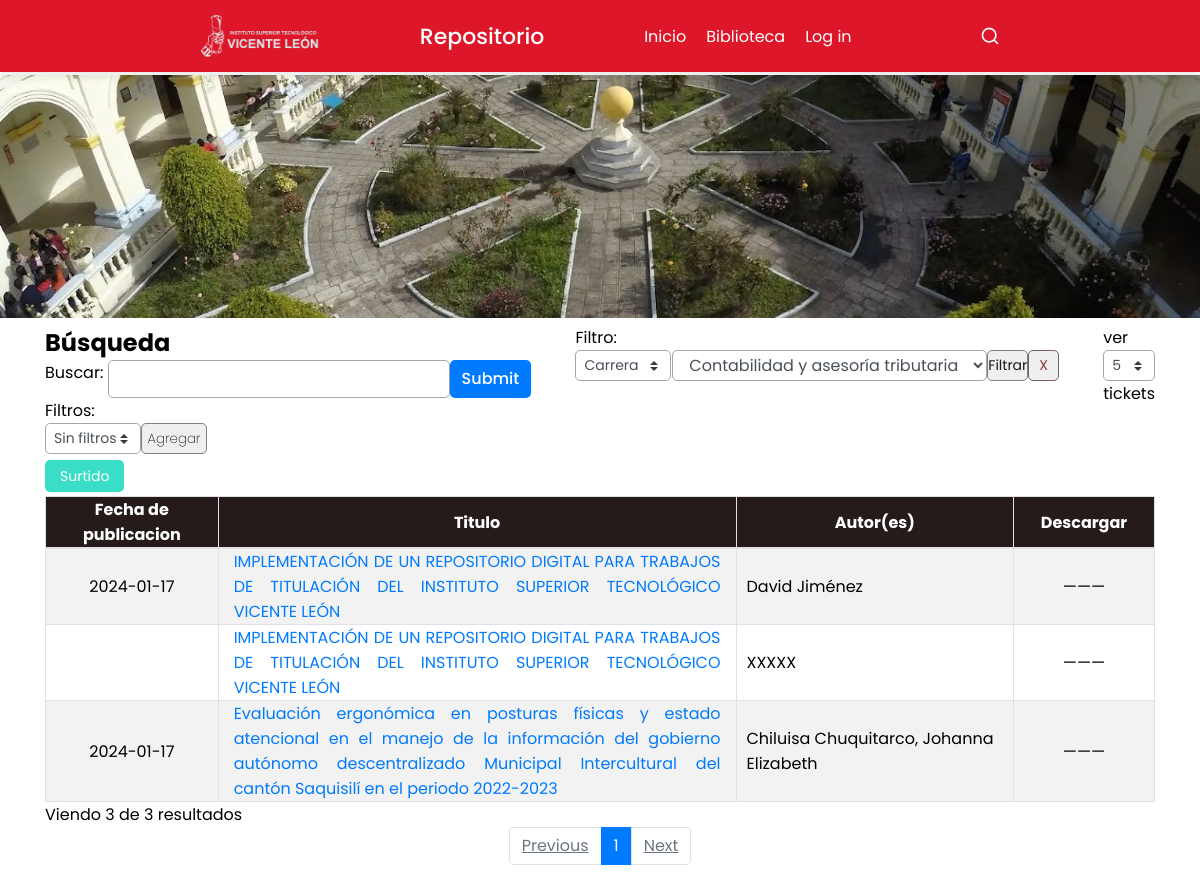
The page /search?item1=Contabilidad y asesoría tributaria on the database its author committed.
### tables this page shows
CREATE TABLE `acaautor` (
  `autor_cod_autor` int(11) NOT NULL,
  `autor_nom_autor` varchar(100) NOT NULL,
  `autor_cod_projc` int(11) NOT NULL,
  `autor_cod_tutor` int(11) NOT NULL
);

CREATE TABLE `acaprojc` (
  `projc_cod_projc` int(11) NOT NULL,
  `projc_mat_projc` varchar(50) NOT NULL,
  `projc_tit_projc` varchar(200) NOT NULL,
  `projc_fec_projc` date NOT NULL,
  `projc_ubi_projc` varchar(200) NOT NULL,
  `projc_rem_projc` text NOT NULL,
  `projc_fil_projc` text NOT NULL,
  `projc_cod_colec` int(11) NOT NULL
);

### search.php (the view, shortened to what this page needs)
<?php
require_once('./database/searcher.php');
require_once('./header.php');
?>
        <br><br><br>
        <banner>
            <div>
                <img src="./images/banner-istvl.jpg" alt="">
            </div>
        </banner>
    <?php
        if(!isset($_REQUEST['assortment'])){
    ?>
        <div class="container">
            <div style="display:flex;justify-content:space-between;flex-wrap:wrap">
                <div>
                    <form action="./search" method="GET" id="usrform">
                        <h2>Búsqueda</h2>
                        <div class="submit-btn" style="display: flex;">
                            <label>Buscar:&nbsp;</label>
                            <div><input autocomplete="off" type="text" id="seeker" name="seeker" value="<?=$seeker?>" class="form-control" form="usrform"></div><input type="submit" class="btn btn-save" form="usrform">
                        </div>
                    </form>
                    <form action="./search" method="GET" id="filform">
                        <label>Filtros:&nbsp;&nbsp;&nbsp;&nbsp;&nbsp;&nbsp;&nbsp;&nbsp;&nbsp;&nbsp;&nbsp;&nbsp;&nbsp;
                            <div style="display:flex;padding-bottom:9px">
                                <select name="selecciones" id="selecciones" class="custom-select form-control form-control-sm" style="width:6rem">
                                    <?php
                                    $items=['Sin filtros','Carrera','Autor','Fecha'];
                                    for ($i=0; $i < 4; $i++) {
                                            echo "<option value='$items[$i]'>$items[$i]</option>";
                                    }
                                    ?>
                                </select>
                                <div style="display:flex;">
                                    <button type="submit">Agregar</button>
                                </div>
                            </div>
                            <a class="btn-save" href="./search?assortment">Surtido</a>
                        </label>
                    </form>
                </div>
                <div>
                    <div style="max-width:300">
                        <?php if(!empty($career)){?>
                            <div style="display: flex">
                                <label>Filtro:&nbsp;&nbsp;&nbsp;&nbsp;&nbsp;&nbsp;&nbsp;&nbsp;&nbsp;&nbsp;&nbsp;&nbsp;&nbsp;
                                    <select name="selecciones" id="selecciones" class="custom-select form-control form-control-sm" style="width:6rem">
                                        <option value="item">Carrera</option>
                                    </select>
                                </label>
                                <label>&nbsp;
                                    <div style="display: flex">
                                    <?php
                                        echo "<select name='item1' id='item1' class='form-control' form='usrform'>";
                                            if(!empty($career)){
                                                echo "<option value='$career'>$career</option>";
                                            }else{
                                                echo "<option value=''>--Eligir opciones--</option>";
                                            }
                                        echo "</select><input type='submit' class='btn-filter' value='Filtrar' form='usrform'>
                                        <input type='submit' class='btn-dl-filter' value='X' id='deleteCareer' style='padding-left:10px;padding-right:10px' form='usrform'>";
                                    ?>
                                    </div>
                                </label>
                            </div>
                        <?php }?>
                    </div>
                </div>
                <div class="dataTables_length" id="tablaUsuarios_length">
                    <label>ver
                        <select name="limit" aria-controls="tablaUsuarios" class="custom-select custom-select-sm form-control form-control-sm" form="usrform">
                            <option value="5">5</option>
                        </select>tickets
                    </label>
                </div>
            </div>
            <table class="table-striped table-bordered dataTable no-footer" style="width: 100%;">
                <thead class="sorting" style="background: #251b1b;color: white;">
                    <tr role="row"><th tabindex="0" style="width: 107px;height:30px">Fecha de publicacion</th>
                    <th tabindex="0" style="width: 321px;">Titulo</th>
                    <th tabindex="0" style="width: 172px;">Autor(es)</th>
                    <th tabindex="0" style="width: 86px;">Descargar</th>
                </thead>
                <tbody>
                <?php
                    $registros=0;
                    foreach($resultOptions as $libreria){
                ?>
                        <tr>
                            <?php $foo=date("Y-m-d", strtotime($libreria['projc_fec_projc']))?>
                            <td><?=stickout_phrase((strpos($foo,'-0001-11-30') !== false)?"":date("Y-m-d", strtotime($libreria['projc_fec_projc'])),$seeker);?></td>
                            <td>
                                <a href='handler?id=<?=$libreria['projc_cod_projc']?>'><?=stickout_phrase($libreria['projc_tit_projc'],$seeker);?></a>
                                <br>
                            </td>
                            <td><?=stickout_phrase($libreria['autor_nom_autor'],$seeker);?></td>
                            <td class="download-post download-posts">
                                <?php
                                $archivo=str_replace('..','.',$libreria['projc_fil_projc']);
                                echo (file_exists($archivo))?"<a target='_blank' href='$archivo'><i class='fa-solid fa-eye'></i></a> <a href='$archivo' download='".str_replace('./files/','',$archivo)."'><i class='fa-solid fa-circle-down'></i></a>":"———";
                                ?>
                            </td>
                        </tr>
                <?php
                    $registros++;
                    }
                ?>
                </tbody>
            </table>
            <div class="dataTables_info">Viendo <?=$registros;?> de <?=$totalregistros;?> resultados</div>
            <div class="dataTables_paginate" style="display: flex;justify-content: center;">
                <ul class="pagination" id="pagsearch" style="display: flex;flex-wrap: wrap;">
            </div>
        <br><br><br><br>
        <?php
        }
        ?>
    </body>
</html>

### css/formain.css (style rules this page uses)
* { margin: 0; padding: 0; box-sizing: border-box; font-family: "Poppins", sans-serif; }
body { background: #fff; }
banner div img { width:calc(100%); min-width: 103px; background-size: cover; margin: auto; }
label { display: inline-block; margin-bottom: .5rem }
table tbody tr td a { color:#007bff; text-decoration:none; background-color:transparent }
.custom-select { padding:.375rem 1.75rem .375rem .75rem; line-height:1; color:#495057; appearance:none; -webkit-appearance:none; -moz-appearance:none; }
table { border-collapse:collapse; overflow-x:auto; -webkit-overflow-scrolling:touch; }
.table-bordered { border:1px solid #dee2e6 }
.table-bordered td,.table-bordered th { border:1px solid #dee2e6 }
.table-bordered thead td,.table-bordered thead th { border-bottom-width:2px }
.table-striped tbody tr:nth-of-type(odd) { background-color:rgba(0,0,0,.05) }
.table-striped tbody tr td:first-child { text-align: center; }
.table-striped tbody tr td:nth-child(2) { text-align: justify; padding: 0 15px 0 15px; }
.table-striped tbody tr td:nth-child(3) { padding-left: 10px; }
.table-striped tbody tr td:nth-child(4) { text-align: center; }
.pagination { display:-ms-flexbox; display:flex; padding-left:0; list-style:none; border-radius:.25rem }
form[id=filform] .btn-save { border: none; outline: none; font-size: 14px; padding: 6px 15px; border-radius: 5px; text-decoration: none; color: #fff; background: #3addc7; cursor: pointer; }
.form-control { display:block; width:100%; height:calc(1.5em + .75rem + 2px); padding: 0 .75rem; font-size:1rem; font-weight:400; line-height:1.5; color:#495057; background-color:#fff; background-clip:padding-box; border:1px solid #ced4da; border-radius:.25rem; transition:border-color .15s ease-in-out,box-shadow .15s ease-in-out }
.form-control::placeholder { color:#6c757d; opacity:1 }
.form-control-sm { height:calc(1.5em + .5rem + 2px); padding:.25rem .5rem; font-size:.875rem; line-height:1.5; border-radius:.2rem }
.container { width:100%; padding-right:15px; padding-left:15px; margin-right:auto; margin-left:auto; }
@media (min-width:576px) { .container { max-width:540px } }
@media (min-width:768px) { .container { max-width:720px } }
@media (min-width:992px) { .container { max-width:960px } }
@media (min-width:1200px) { .container { max-width:1140px } }
@media (min-width:576px) { .container,.container-sm { max-width:540px } }
@media (min-width:768px) { .container,.container-md,.container-sm { max-width:720px } }
@media (min-width:992px) { .container,.container-lg,.container-md,.container-sm { max-width:960px } }
@media (min-width:1200px) { .container,.container-lg,.container-md,.container-sm,.container-xl { max-width:1140px } }
.btn { display: inline-block; font-weight: 400; text-align: center; text-decoration: none; white-space: nowrap; vertical-align: middle; -webkit-user-select: none; -moz-user-select: none; -ms-user-select: none; user-select: none; border: 1px solid transparent; padding: 0.375rem 0.75rem; font-size: 1rem; line-height: 1.5; border-radius: 0.25rem; transition: color .15s ease-in-out,background-color .15s ease-in-out,border-color .15s ease-in-out,box-shadow .15s ease-in-out; }
.container div:nth-child(1) div:nth-child(2) div label:nth-child(2) div .form-control { height: 31px; }
#filform label div .form-control { height: 31px; padding: auto; }
.submit-btn input[type=submit] { color: #fff; border: none; height: auto; width: auto; float: right; font-size: 16px; padding: 0.375rem 0.75rem; border-radius: 5px; cursor: pointer; font-weight: 500; text-align: center; background-color: #007bff; transition: 0.2s ease; }
#filform label div button[type=submit] { color: #1d1a1a; border: 1px solid gray; height: 31px; width: auto; float: right; padding: 0rem 0.35rem; border-radius: 5px; cursor: pointer; font-weight: 200; text-align: center; transition: 0.2s ease; }
input[class=btn-filter] { color: #1d1a1a; border: 1px solid gray; height: auto; width: auto; font-size: 14px; border-radius: 5px; cursor: pointer; text-align: center; transition: 0.2s ease; }
input[class=btn-dl-filter] { color: #893636; border: 1px solid #756060; height: auto; width: auto; font-size: 14px; border-radius: 5px; cursor: pointer; text-align: center; transition: 0.4s ease; }

### search.php (style rules this page uses)
.table-striped .sorting { background: linear-gradient(to right, #0575E6, #00F260); color:white; }
.form-control { border-radius: 5px; border: 1px solid #a6a6a6; }

### rows shown on the page
acaautor: autor_cod_projc.projc_fec_projc "2024-01-17", autor_cod_projc.projc_tit_projc "IMPLEMENTACIÓN DE UN REPOSITORIO DIGITAL PARA TRABAJOS DE TITULACIÓN DEL INSTITUTO SUPERIOR TECNOLÓGICO VICENTE LEÓN", autor_nom_autor "David Jiménez"
acaautor: autor_cod_projc.projc_tit_projc "IMPLEMENTACIÓN DE UN REPOSITORIO DIGITAL PARA TRABAJOS DE TITULACIÓN DEL INSTITUTO SUPERIOR TECNOLÓGICO VICENTE LEÓN", autor_nom_autor "XXXXX"
acaautor: autor_cod_projc.projc_fec_projc "2024-01-17", autor_cod_projc.projc_tit_projc "Evaluación ergonómica en posturas físicas y estado atencional en el manejo de la información del gobierno autónomo descentralizado Municipal Intercultural del cantón Saquisilí en el periodo 2022-2023", autor_nom_autor "Chiluisa Chuquitarco, Johanna Elizabeth"

### other values the page prints
$registros "3"
$totalregistros "3"
form field selecciones "Sin filtros"
form field item1 "Contabilidad y asesoría tributaria"
